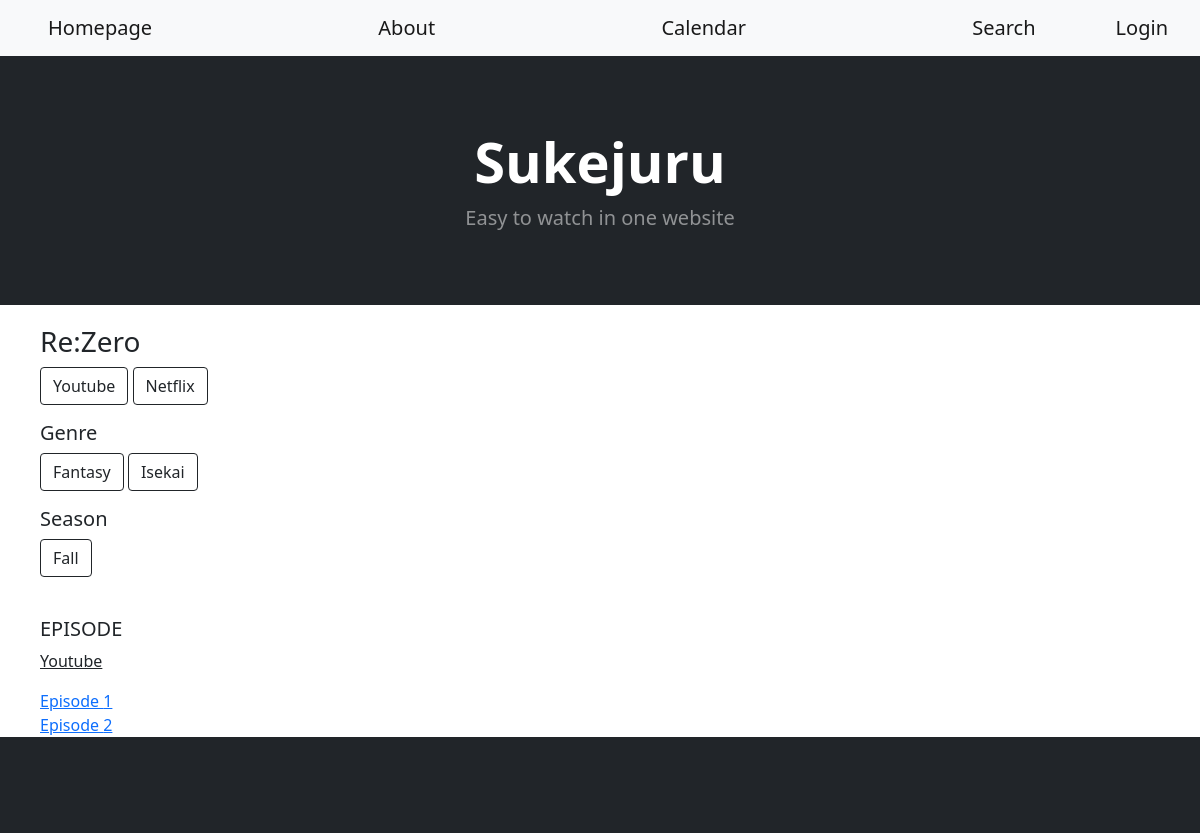
Page /home/1 on the earlier database version.
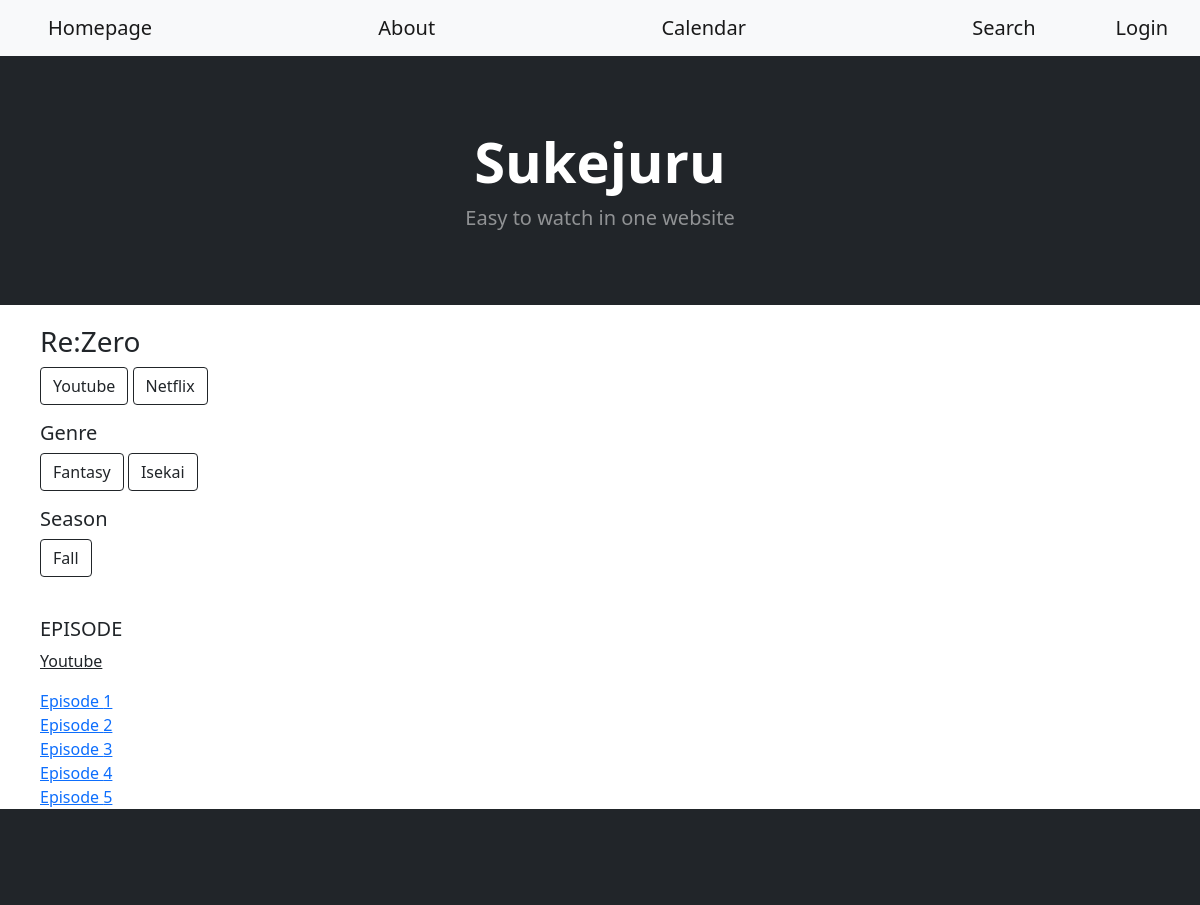
Same page on the later database version.
### sekujuru_app/models.py (models this page shows, shortened)
class Anime(models.Model):
    anime_id = models.IntegerField(primary_key=True)
    anime_name = models.CharField(max_length=99)
    anime_image = models.CharField(max_length=999, default="https://upload.wikimedia.org/wikipedia/commons/thumb/d/d1/Image_not_available.png/640px-Image_not_available.png")
    description = models.CharField(max_length=999, default="-")
    platform = models.ManyToManyField(AnimePlatform, default=None)
    day = models.ManyToManyField(Day)
    time = models.TimeField()
    genre = models.ManyToManyField(Genre)
    season = models.ManyToManyField(Season)
    rating = models.IntegerField(default=5)

class AnimePlatform(models.Model):
    name = models.CharField(max_length=99)
    premium = models.BooleanField(default=False)
    def __str__(self):
        return f'{self.name}'

class Genre(models.Model):
    name = models.CharField(max_length=99)

class Season(models.Model):
    name = models.CharField(max_length=99)

class Episode(models.Model):
    anime = models.ForeignKey(Anime, on_delete=models.CASCADE, default=None)
    episode = models.IntegerField(default=None)
    platform = models.ForeignKey(AnimePlatform, on_delete=models.CASCADE)
    link = models.CharField(max_length=999)
    class Meta:
        unique_together = [['anime', 'platform', 'episode']]

### sekujuru_app/views.py (the view)
# urls.py: path('home/<int:id>', app_views.anime_page, name='anime_page'),
def anime_page(request, id):
    anime = Anime.objects.get(anime_id=id)
    for i in AnimePlatform.objects.all():
        ep = Episode.objects.filter(anime_id=id, platform_id=i.id)
        ani_got = AnimePlatform.objects.filter(anime=id, name=i.name)   # ดึงข้อมูลของ platform ทีละอัน
        if ep.exists() and not ani_got.exists():
            temp = AnimePlatform.objects.get(name=i.name)
            anime.platform.add(temp)
    c_platform = None
    episode = None
    if request.method == "GET":
        platform = request.GET.get("platform")
        try:
            c_platform = AnimePlatform.objects.get(name=platform)
            episode = Episode.objects.filter(anime_id=id, platform_id=c_platform.id)
        except:
            c_platform = AnimePlatform.objects.all().first()
            episode = Episode.objects.filter(anime_id=id, platform_id=c_platform.id)
    anime_platform = AnimePlatform.objects.filter(anime=id)
    context = {
        "anime": anime,
        "platform": anime_platform,
        "current_platform": c_platform,
        "genre": Genre.objects.filter(anime=id),
        "season": Season.objects.filter(anime=id),
        "episode": episode,
    }
    return render(request, 'Home/anime_page.html', context)

### sekujuru_app/templates/Home/anime_page.html (shortened to what this page needs)
{% extends 'layout.html' %}
{% load static %}
{% block content %}
<body>
    <div style="padding-left : 40px ; padding-top : 20px">
        <h3>{{anime.anime_name}}</h3>
        <form action="{% url 'anime_page' anime.anime_id %}" method="get">
            {% for pf in platform%}
            <input class="btn btn-outline-dark mt-auto" type="submit" value={{pf.name}} name="platform">
            {% endfor %}
        </form>
        <h5>Genre</h5>
        <form action="{% url 'search' %}" method="get">
        {% for gn in genre %}
            <input class="btn btn-outline-dark mt-auto" type="submit" value={{gn.name}} name="genre">
        {% endfor %}
        </form>
        <h5>Season</h5>
        <form action="{% url 'search' %}" method="get">
            {% for ss in season %}
            <input class="btn btn-outline-dark mt-auto" type="submit" value={{ss.name}} name="season">
            {% endfor %}
        </form>
        <br>
        <h5>EPISODE</h5> <p><u>{{current_platform}}</u></p>
        {% if episode == None %}
        <p>Comming Soon</p>
        {% else %}
        {% for epi in episode %}
        <a href="{{epi.link}}"> Episode {{epi.episode}}</a> <br>
        {% endfor %}
        {% endif %}
    </div>
</body>
{% endblock %}

### sekujuru_app/templates/layout.html (shortened to what this page needs)
{% load static %}
<link rel="stylesheet" href="{% static 'index/home.css' %}" type = "text/css">
<!DOCTYPE html>
<html lang="en">
    <head>
        <link href="https://cdn.jsdelivr.net/npm/bootstrap-icons@1.5.0/font/bootstrap-icons.css" rel="stylesheet" />
        <link href="css/styles.css" rel="stylesheet" />
    </head>
    <body>
        <nav class="navbar navbar-expand-lg navbar-light bg-light">
            <div class="container px-4 px-lg-5">
                <a class="navbar-brand" href="/home">Homepage</a>
                <a class="navbar-brand" href="/about" >About</a>
                <a class="navbar-brand" href="/calender" >Calendar</a>
                <a class="navbar-brand" href="/search" >Search</a>
            </div>
            {% if request.user.is_authenticated %}
            <div class="nav-item dropdown">
                <a class="navbar-brand nav-link" href="#" role="button" data-bs-toggle="dropdown" data-bs-auto-close="outside" aria-expanded="False">{{ request.user.username }}</a>
                <ul class="dropdown-menu" style="left: auto; right: 2px; margin-top:10px; padding: 20px; width:30vh">
                    <div class="dropdown-content">
                        <li><a class="dropdown-item" href="{% url 'profile_redirect' %}">Profile</a></li>
                        <li><a class="dropdown-item" href="{% url 'logout' %}">Logout</a></li>
                        {% comment %} <li><hr class="dropdown-divider"></li>
                        <li><a class="dropdown-item" href="#">Something else here</a></li> {% endcomment %}
                    </div>
                </ul>
            </div>
            {% else %}
            <div class="nav-item dropdown">
                <a class="navbar-brand nav-link" href="#" role="button" data-bs-toggle="dropdown" data-bs-auto-close="outside" aria-expanded="False">Login</a>
            </div>
            {% endif %}
        </nav>
        <header class="bg-dark py-4">
            <div class="container px-4 px-lg-5 my-5">
                <div class="text-center text-white">
                    <h1 class="display-4 fw-bolder">Sukejuru</h1>
                    <p class="lead fw-normal text-white-50 mb-0">Easy to watch in one website</p>
                </div>
            </div>
        </header>
        {% block content %}
        {% endblock %}
        <footer class="py-5 bg-dark">
        </footer>
    </body>
</html>

Differences in the rows shown:
added Episode: episode "3"
added Episode: episode "4"
added Episode: episode "5"
